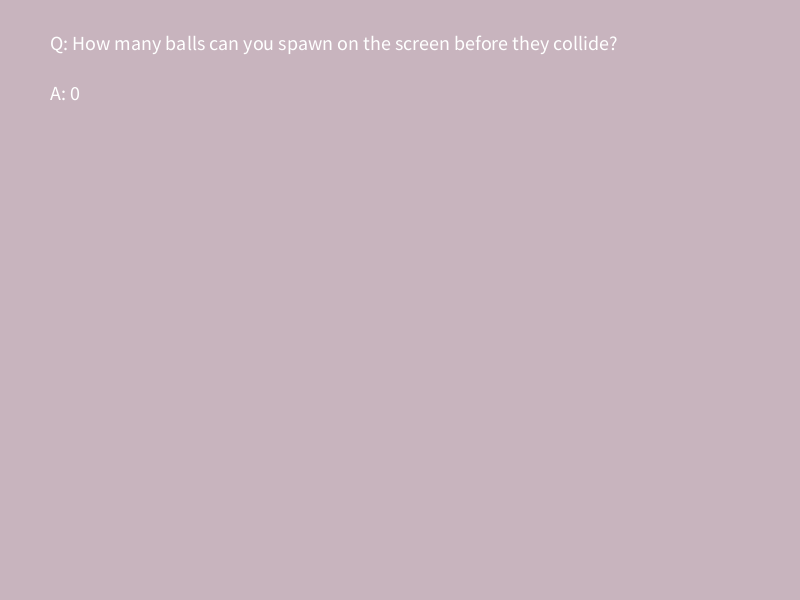
Frame 1 (no input)
Frame 60 (the mouse pressed at the canvas centre just before this capture): identical to frame 1, image omitted
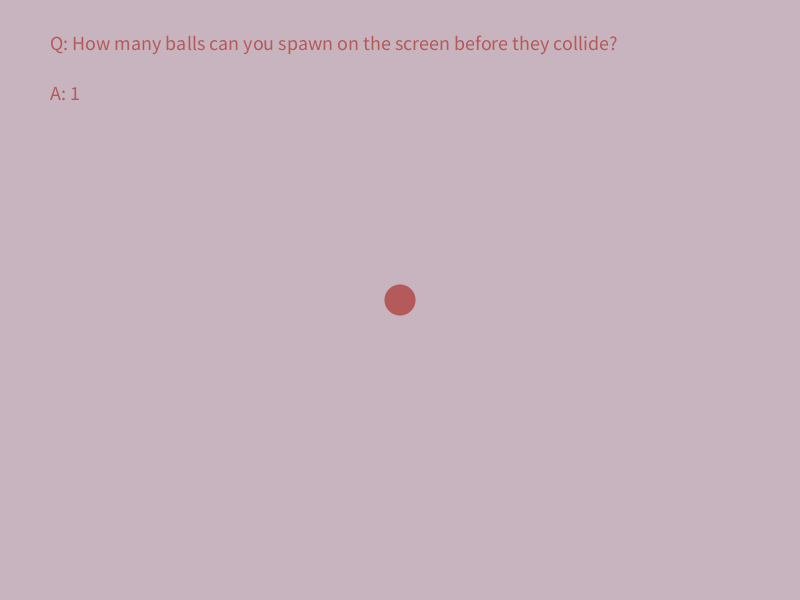
Frame 120 (the mouse held since frame 60 and released just before this capture)

The Processing sketch that drew these frames (run headless with seeded random() and noise(); from frame 60 on, the mouse is pressed at the canvas centre):

// Processing sketch: VECTOR_GAME
// ── VECTOR_GAME.pde
ArrayList<Mover> movers = new ArrayList<Mover>();
int score;

void setup() {
  size(800, 600);
  score = 0;
}

void draw() {
  background(200, 180, 190);
  textSize(20);
  text("Q: How many balls can you spawn on the screen before they collide?", 50, 50);
  text("A: "+score, 50, 100);
  for (int i = 0; i < movers.size(); i++) {
    Mover m = movers.get(i);
    for (int j = 0; j < movers.size(); j++) {
      if (i != j) {
        Mover otherM = movers.get(j);
        PVector force = new PVector(otherM.pos.x, otherM.pos.y);
        force.sub(m.pos);

        float distance = force.mag();
        distance = constrain(distance, 5, 25);
        force.normalize();
        float strength = (0.4 * m.mass * otherM.mass) / (distance * distance);
        force.mult(strength);
        m.applyForce(force);
        
    if (dist(m.pos.x,m.pos.y,otherM.pos.x, otherM.pos.y) <= 1+m.size){
//println(score);
score=100;
  }
  if(score>=100){     //really lame way of doing what I'm trying to do I know >_<
    rectMode(CENTER);
rect(width/2,height/2,width,height);
fill(255);
  text("Nice try though...", 50, 100);
  fill(0);
  }
  
      }
    }
    m.update();
    m.display();
  }
}

void mousePressed() {
  movers.add(new Mover(mouseX, mouseY));
  score++;
}


class Mover {
  PVector pos;
  PVector vel;
  PVector acc;
  float mass;
  float size;

  Mover(float x, float y) {
    pos = new PVector(x, y);
    vel = new PVector(0, 0);
    acc = new PVector(0, 0);
    mass = random(3, 8);
    size = 5*mass;
  }

  void update() {
    vel.add(acc);
    pos.add(vel);
    acc.mult(0);
  }

  void display() {
    fill(180, 90, 90);
    noStroke();
    ellipse(pos.x, pos.y, size, size);
  }

  void applyForce(PVector force) {
    PVector f = PVector.div(force, mass * 2);
    acc.add(f);
  }
}
